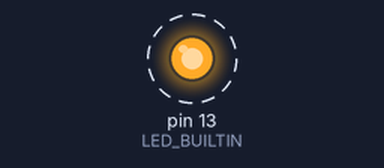
The sketch below on a simulated Arduino Uno, built with avr-gcc and run on an emulated ATmega328P. On the bench: output pins drawn as LEDs (lit = HIGH). Dashed ring = blinking.

Above: at 6.02 s.
Timing chart, 0 to 9.0 s (numbered marks = the images above):
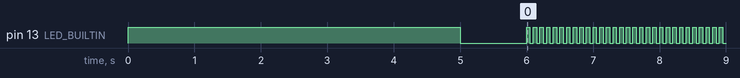

The sketch:

ex02.ino
```cpp
void setup() {
 pinMode(LED_BUILTIN, OUTPUT);
 // 디지털 13번핀을 디지털신호 출력용
  digitalWrite(13, HIGH); // 5V
  delay(5000); // 5초
  digitalWrite(13, LOW); // 0V
  delay(1000); // 1초
}

void loop() {
  digitalWrite(13, HIGH); // 5V
  delay(50); // 0.05초
  digitalWrite(13, LOW); // 0V
  delay(50); // 0.05초
}
```

Measured:
- by itself, pin 13 (LED_BUILTIN): repeats every 0.10 s: HIGH 0.05 s, LOW 0.05 s
